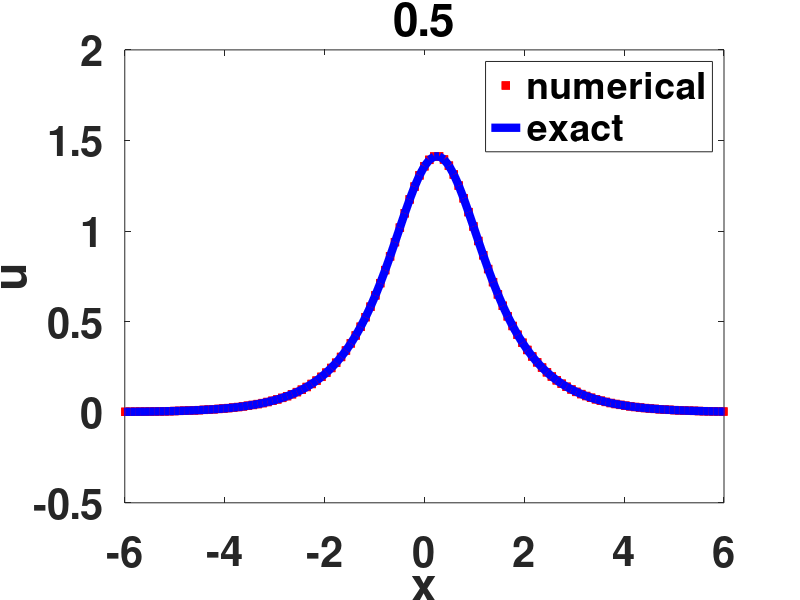
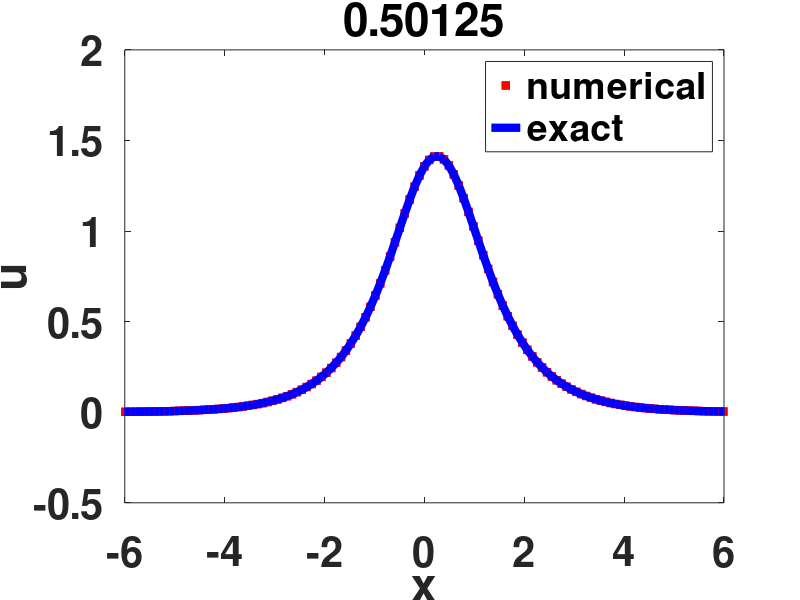
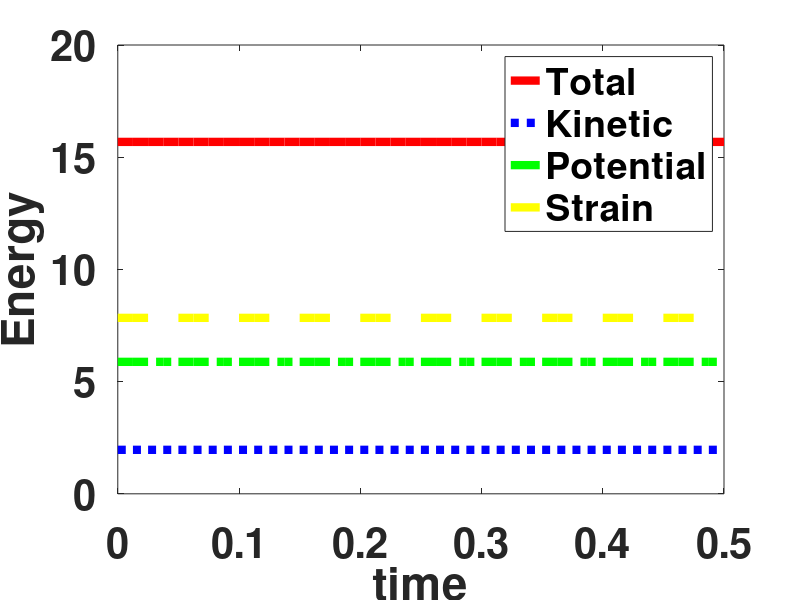
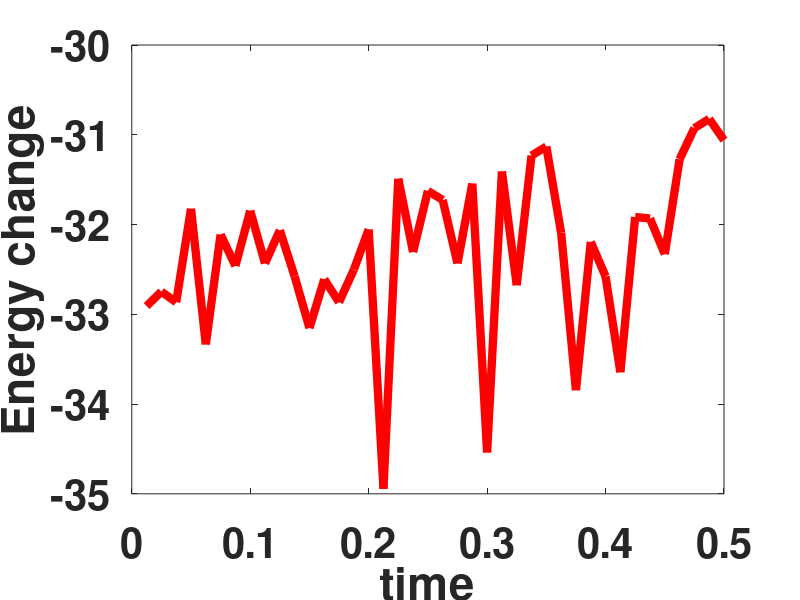

Source code (MATLAB) for these figures, in order:
% A program to solve the 1D cubic Klein Gordon equation using a
% second order implicit method 
% u_{tt}-u_{xx}+u=u^3
clear all; format compact; format short;
set(0,'defaultaxesfontsize',30,'defaultaxeslinewidth',.7,...
    'defaultlinelinewidth',6,'defaultpatchlinewidth',3.7,...
    'defaultaxesfontweight','bold')

% set up grid
tic
Lx = 64;         % period  2*pi*L
Nx = 4096;        % number of harmonics
Nt = 400;       % number of time slices
plotgap=10;     % timesteps between plots
tol=0.1^(15);   % tolerance for fixed point iterations
dt = 0.500/Nt;    % time step
c=0.5;              % wave speed

Es = 1.0;  % focusing (+1) or defocusing (-1) parameter
t=0; tdata(1)=t;

% initialise variables
x = (2*pi/Nx)*(-Nx/2:Nx/2 -1)'*Lx;          % x coordinate
kx = 1i*[0:Nx/2-1 0 -Nx/2+1:-1]'/Lx;        % wave vector

% initial conditions
u = sqrt(2)*sech((x-c*t)/sqrt(1-c^2));
uexact= sqrt(2)*sech((x-c*t)/sqrt(1-c^2));
uold=sqrt(2)*sech((x+c*dt)/sqrt(1-c^2));
v=fft(u,[],1);
vold=fft(uold,[],1);
figure(1); clf; 
% Plot data on
plot(x,u,'r+',x,uexact,'b-'); legend('numerical','exact');
title(num2str(0)); xlim([-6,6]); xlabel x; ylabel u;  drawnow;


% initial energy
vx=0.5*kx.*(v+vold);
ux=ifft(vx,[],1); 
Kineticenergy=0.5*abs( (u-uold)/dt).^2;           
Strainenergy=0.5*abs(ux).^2;           
Potentialenergy=0.5*abs(0.5*(u+uold)).^2 ...
                    -Es*0.25*((u+uold)*0.5).^4;           
Kineticenergy=fft(Kineticenergy,[],1);
Potentialenergy=fft(Potentialenergy,[],1);
Strainenergy=fft(Strainenergy,[],1);
EnKin(1)=Kineticenergy(1);
EnPot(1)=Potentialenergy(1);
EnStr(1)=Strainenergy(1);
En(1)=EnStr(1)+EnKin(1)+EnPot(1);
En0=En(1)

plotnum=1;
% solve pde and plot results

for n =1:Nt+1
   nonlin=(u.^2 +uold.^2).*(u+uold)/4;
    nonlinhat=fft(nonlin,[],1);
    chg=1;
    unew=u;
    while (chg>tol)
        utemp=unew;
        vnew=(0.25*(kx.*kx -1).*(2*v+vold)...
                +(2*v-vold)/(dt*dt) +Es*nonlinhat)./...
            (1/(dt*dt) - (kx.*kx -1)*0.25 );
        unew=ifft(vnew,[],1);
        nonlin=(unew.^2 +uold.^2).*(unew+uold)/4;
        nonlinhat=fft(nonlin,[],1);
        chg=max(abs(unew-utemp));
    end
    t=n*dt;
    if (mod(n,plotgap)==0)
        uexact=sqrt(2)*sech((x-c*t)/sqrt(1-c^2));
        figure(1); clf;
        plot(x,u,'r+',x,uexact,'b-'); legend('numerical','exact');
        title(num2str(t)); xlim([-6,6]); xlabel x; ylabel u;  drawnow;        
        tdata(plotnum+1)=t;
        vx=0.5*kx.*(v+vold);
        ux=ifft(vx,[],1); 
        Kineticenergy=0.5*abs( (u-uold)/dt).^2;           
        Strainenergy=0.5*abs(ux).^2;           
        Potentialenergy=0.5*abs(0.5*(u+uold)).^2 ...
                    -Es*0.25*((u+uold)*0.5).^4;           
        Kineticenergy=fft(Kineticenergy,[],1);
        Potentialenergy=fft(Potentialenergy,[],1);
        Strainenergy=fft(Strainenergy,[],1);
        EnKin(plotnum+1)=Kineticenergy(1);
        EnPot(plotnum+1)=Potentialenergy(1);
        EnStr(plotnum+1)=Strainenergy(1);
        En(plotnum+1)=EnStr(plotnum+1)+EnKin(plotnum+1)+EnPot(plotnum+1);
        Enchange(plotnum)=log(abs(1-En(1+plotnum)/En0));
        plotnum=plotnum+1;
    end
    % update old terms
    vold=v;
    v=vnew;
    uold=u;
    u=unew;
end
figure(4); clf; 
uexact=sqrt(2)*sech((x-c*t)/sqrt(1-c^2));
plot(x,u,'r+',x,uexact,'b-'); legend('numerical','exact');
title(num2str(t)); xlim([-6,6]); xlabel x; ylabel u;  drawnow;
max(abs(u-uexact))
figure(5); clf; plot(tdata,En,'r-',tdata,EnKin,'b:',tdata,EnPot,'g-.',tdata,EnStr,'y--'); 
xlabel time; ylabel Energy; legend('Total','Kinetic','Potential','Strain');
figure(6); clf; plot(tdata(2:end),Enchange,'r-'); xlabel time; ylabel('Energy change'); 

toc